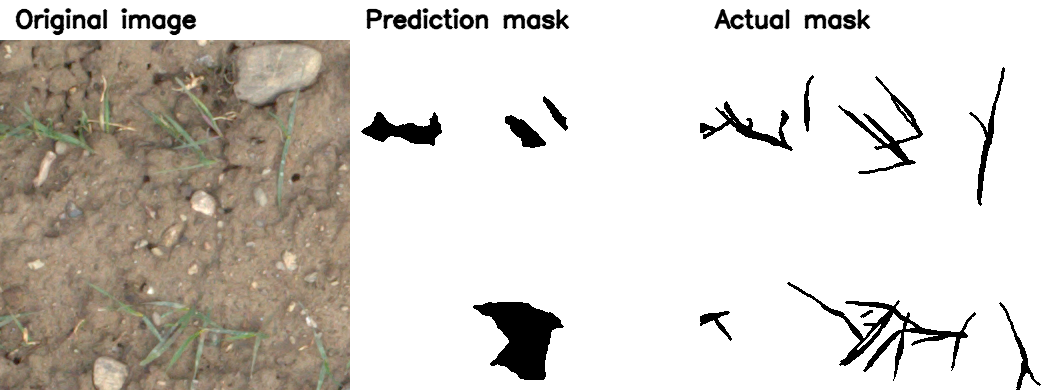
#> input picture output/method1/visuals/FPWW0180049_RGB1_20170308_113954_6.png, 1050 x 390 px
$ python -i method3.py   (imports and definitions only)
#> lines starting #> are read from the running program, lines starting #| are printed output that depends on the picture; after the words box and inside, x2 and y2 are one past the last pixel; in counts of white or black regions, pixels touching at a corner belong together
#> further down, picture is the input picture: shape (390, 1050, 3); mean B, G, R 201.6, 207.7, 212.3
import json
import time
import cv2
import numpy as np
from pathlib import Path
from sklearn.ensemble import RandomForestClassifier
from sklearn.model_selection import GridSearchCV
import joblib


# [88 lines left out: functions image_to_mask, compute_metrics, visuals, compute_lbp, not called in this run]


def compute_lbp_image(gray):

    h, w = gray.shape
    # Use int16 to avoid overflow during the 8-step bit accumulation (max value = 255)
    lbp = np.zeros((h, w), dtype=np.int16)

    #pad the image with zeros on all sides
    padded = np.pad(gray, 1, mode='constant', constant_values=0)

    # 8 neighbour offsets (row_offset, col_offset) clockwise from top-left
    offsets = [(-1, -1), (-1, 0), (-1, 1),
               (0, 1), (1, 1), (1, 0),
               (1, -1), (0, -1)]

    centre = padded[1:h+1, 1:w+1].astype(np.int16)

    for i, (dy, dx) in enumerate(offsets):
        neighbour = padded[1+dy:h+1+dy, 1+dx:w+1+dx].astype(np.int16)
        lbp += ((neighbour >= centre).astype(np.int16)) << i

    return lbp.astype(np.uint8)  # safe: accumulated value is in [0, 255]


def extract_features(img_bgr: np.ndarray) -> np.ndarray:

    h, w = img_bgr.shape[:2]
#> h = 390; w = 1050

    # normalise RGB to [0, 1]
    img_float = img_bgr.astype(np.float32) / 255.0
    b_ch = img_float[:, :, 0]
    g_ch = img_float[:, :, 1]
    r_ch = img_float[:, :, 2]

    #convert to HSV
    hsv = cv2.cvtColor(img_bgr, cv2.COLOR_BGR2HSV)
#> hsv: shape (390, 1050, 3); mean H, S, V 5.4, 18.8, 212.5
    hsv_float = hsv.astype(np.float32)
#> hsv_float: shape (390, 1050, 3) float32; mean H, S, V 5.4, 18.8, 213
    hsv_float[:, :, 0] /= 180.0   # H range is 0-180 in OpenCV
#> hsv_float: shape (390, 1050, 3) float32; mean H, S, V 0, 18.8, 213
    hsv_float[:, :, 1] /= 255.0
#> hsv_float: shape (390, 1050, 3) float32; mean H, S, V 0, 0.1, 213
    hsv_float[:, :, 2] /= 255.0
#> hsv_float: shape (390, 1050, 3) float32; mean H, S, V 0.0299, 0.0737, 0.833

    # vegetation indices
    exg = 2.0 * g_ch - r_ch - b_ch    # excess green
    exr = 1.4 * r_ch - g_ch        # excess red
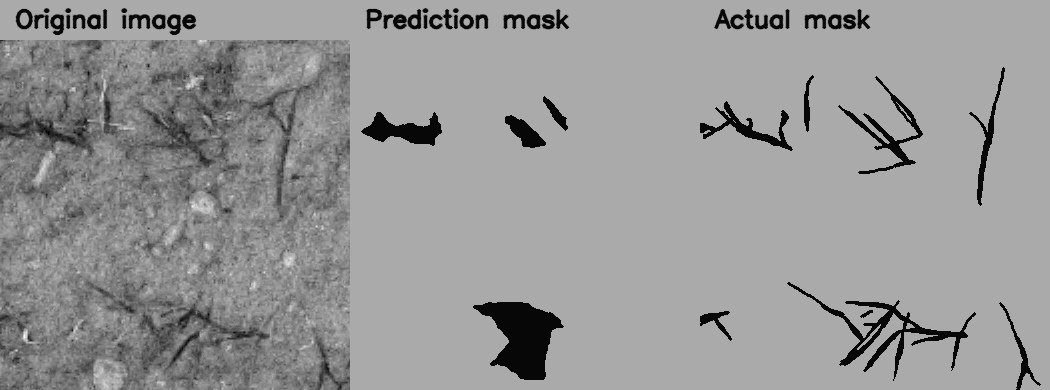
#> exr: shape (390, 1050) float32; min -0.0173, max 0.608, mean 0.351; drawn with min black and max white
    exg_minus_exr = exg - exr
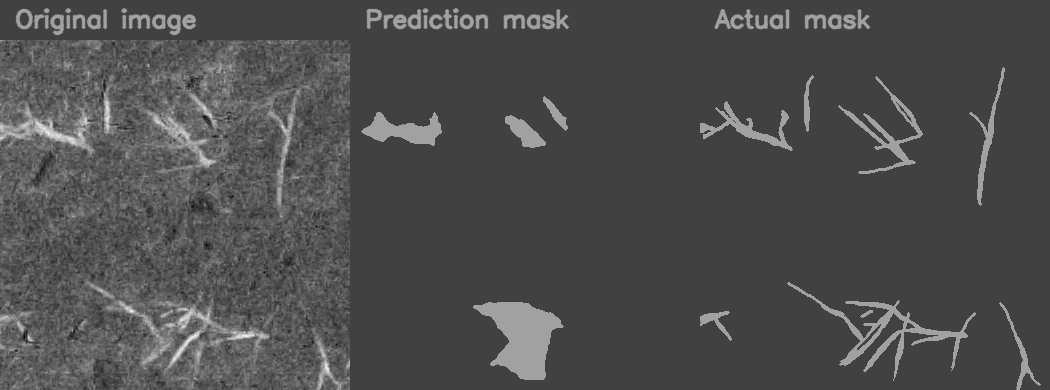
#> exg_minus_exr: shape (390, 1050) float32; min -0.674, max 0.393, mean -0.346; drawn with min black and max white

    #local statistics of green channel using box filter
    kernel_size = 5
    g_uint8 = (g_ch * 255).astype(np.uint8)
    local_mean = cv2.blur(g_ch, (kernel_size, kernel_size))

    # local std: std = sqrt(mean(x^2) - mean(x)^2)
    g_sq = g_ch ** 2
    local_mean_sq = cv2.blur(g_sq, (kernel_size, kernel_size))
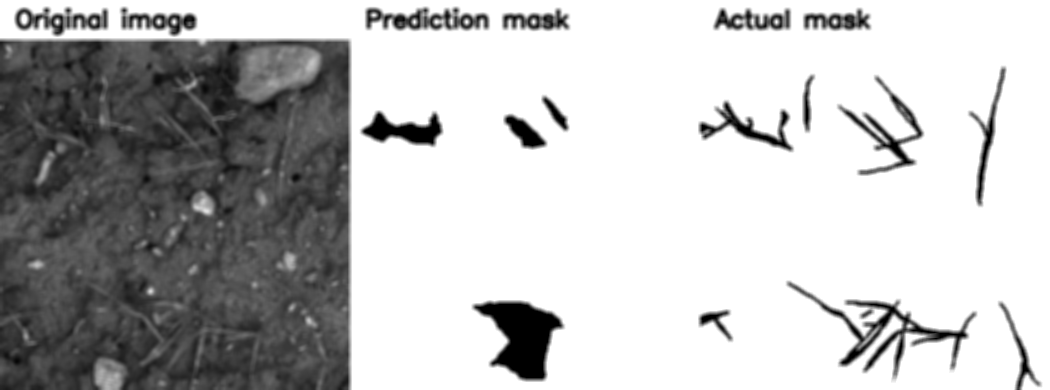
#> local_mean_sq: shape (390, 1050) float32; min 0, max 1, mean 0.741
    local_std = np.sqrt(np.maximum(local_mean_sq - local_mean ** 2, 0))
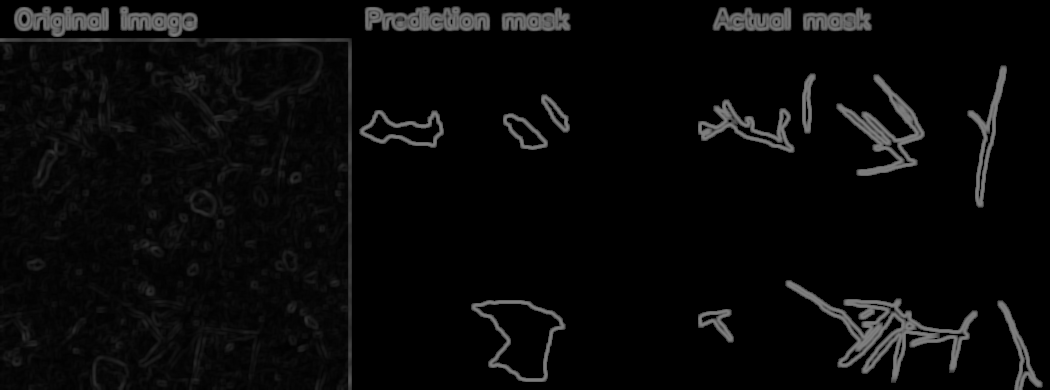
#> local_std: shape (390, 1050) float32; min 0, max 0.5, mean 0.0379

    # gaussian blur as a smoothed feature
    g_blurred = cv2.GaussianBlur(g_ch, (5, 5), sigmaX=1.0)

    # LBP texture
    gray = cv2.cvtColor(img_bgr, cv2.COLOR_BGR2GRAY)
    lbp = compute_lbp_image(gray)
#> the loop in compute_lbp_image, `for i, (dy, dx) in enumerate(offsets):` made 8 passes
#> pass 1, in compute_lbp_image, `neighbour = padded[1+dy:h+1+dy, 1+dx:w+1+dx].astype(np.int16)`:
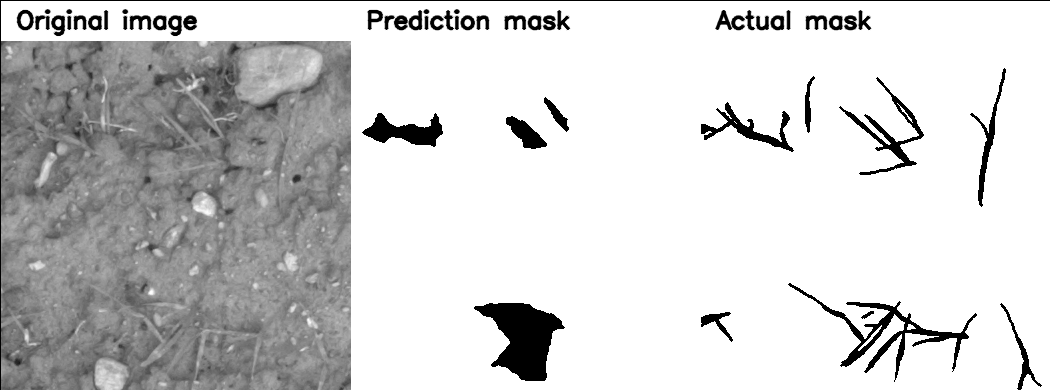
#> neighbour: shape (390, 1050) int16; min 0, max 255, mean 207.6
#> pass 1, in compute_lbp_image, `lbp += ((neighbour >= centre).astype(np.int16)) << i`:
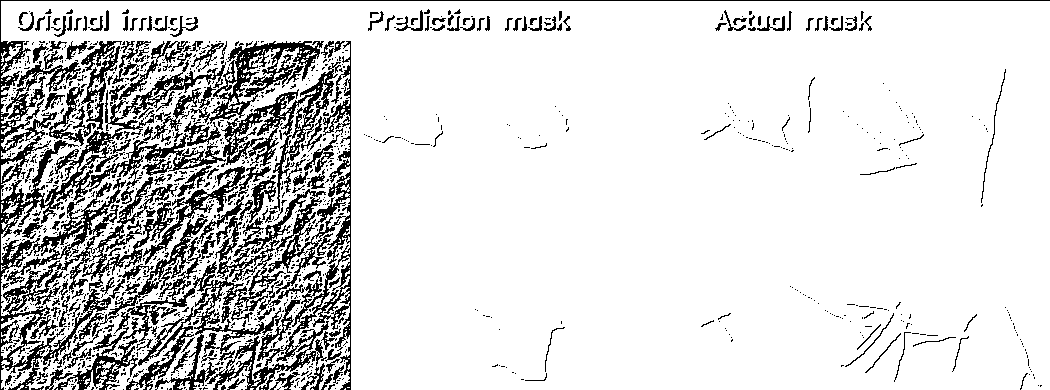
#> lbp: shape (390, 1050) int16; values 0 (black) and 1 (white), 84.7% white; black in thin lines or dots
#> after the loop in compute_lbp_image, `for i, (dy, dx) in enumerate(offsets):`:
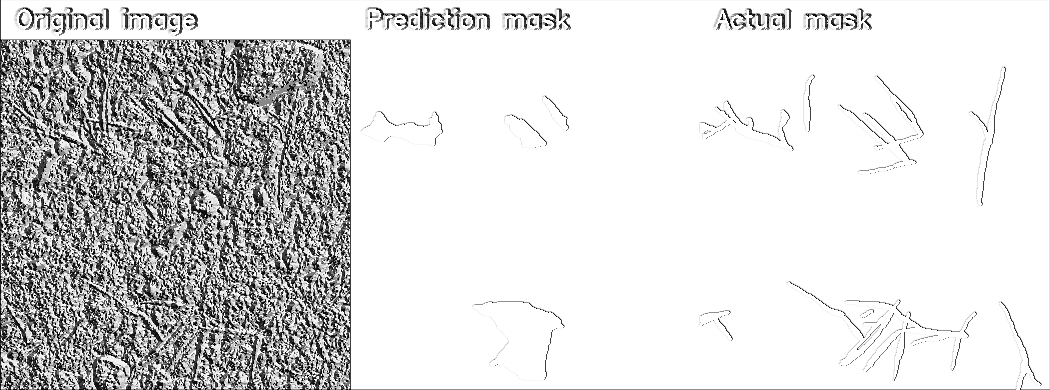
#> lbp: shape (390, 1050) int16; min 0, max 255, mean 216.7
    lbp_norm = lbp.astype(np.float32) / 255.0

    # stack all features: shape (H, W, 13)
    features = np.stack([
        r_ch, g_ch, b_ch,# RGB (3)
        hsv_float[:, :, 0], # H (1)
        hsv_float[:, :, 1], # S (1)
        hsv_float[:, :, 2], # V (1)
        exg, # ExG (1)
        exr, # ExR (1)
        exg_minus_exr, # ExG - ExR (1)
        local_mean, # local mean of G (1)
        local_std, # local std of G (1)
        g_blurred, # smoothed G (1)
        lbp_norm,                           # LBP (1)
    ], axis=-1)

    # reshape to (num_pixels, num_features)
    features_2d = features.reshape(-1, features.shape[-1])
    return features_2d


# [241 lines left out: functions sample_pixels, train_random_forest, predict_image, main, not called in this run]


# [11 lines not run here, left out]

>>> import cv2
>>> picture = cv2.imread('../../output/method1/visuals/FPWW0180049_RGB1_20170308_113954_6.png')
>>> result = extract_features(picture)

$ run again, on output/method1/visuals/FPWW0180049_RGB1_20170420_111709_6.png
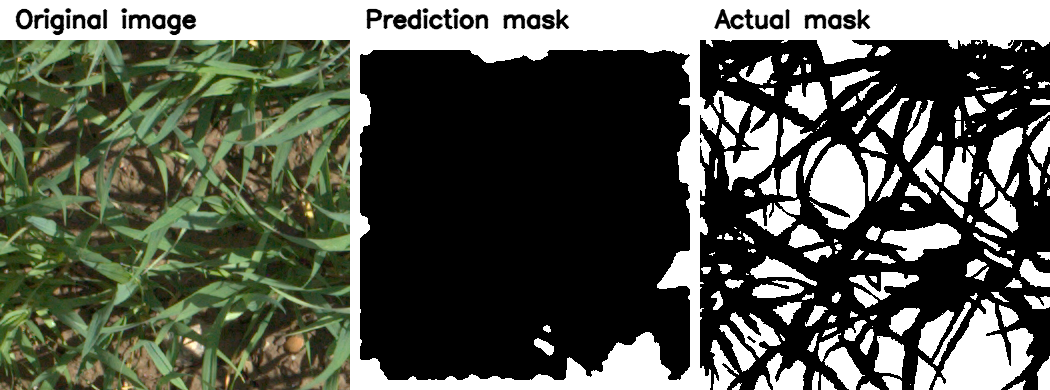
#> input picture output/method1/visuals/FPWW0180049_RGB1_20170420_111709_6.png, 1050 x 390 px
#> picture is the input picture: shape (390, 1050, 3); mean B, G, R 82.4, 92.9, 89.3
#> hsv: shape (390, 1050, 3); mean H, S, V 11.9, 33.6, 93.9
#> the loop in compute_lbp_image, `for i, (dy, dx) in enumerate(offsets):` made 8 passes
#> pass 1, in compute_lbp_image, `lbp += ((neighbour >= centre).astype(np.int16)) << i`:
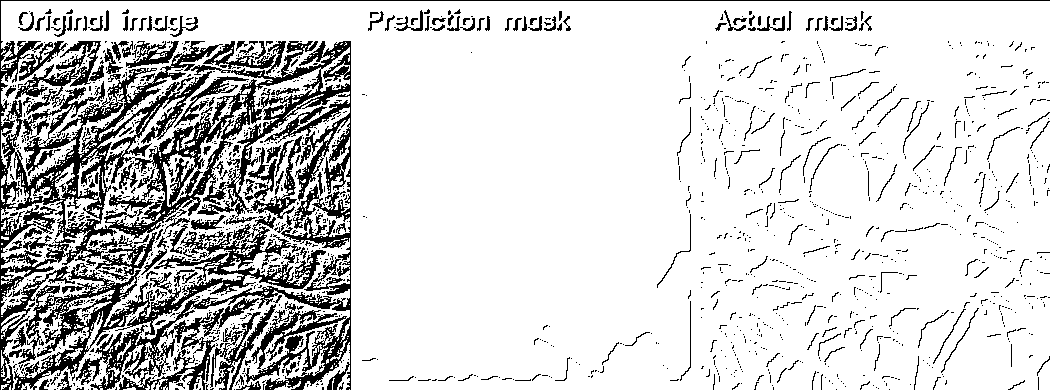
#> lbp: shape (390, 1050) int16; values 0 (black) and 1 (white), 82.7% white; 1622 black regions (1396 under 20 px), largest, box (x1, y1, x2, y2) and area: (0, 0, 1050, 390) 40207, (14, 213, 326, 390) 9201, (210, 304, 276, 390) 1281
#> after the loop in compute_lbp_image, `for i, (dy, dx) in enumerate(offsets):`:
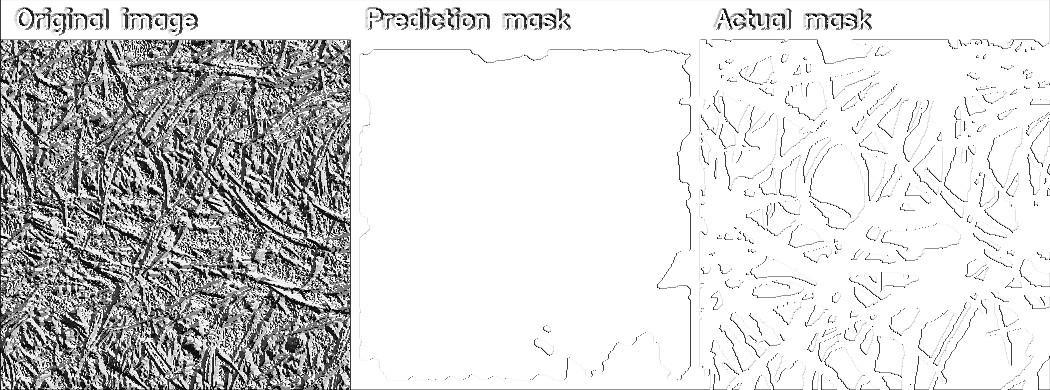
#> lbp: shape (390, 1050) int16; min 0, max 255, mean 214.1

$ run again, on output/method1/visuals/FPWW0180049_RGB1_20170517_142522_6.png
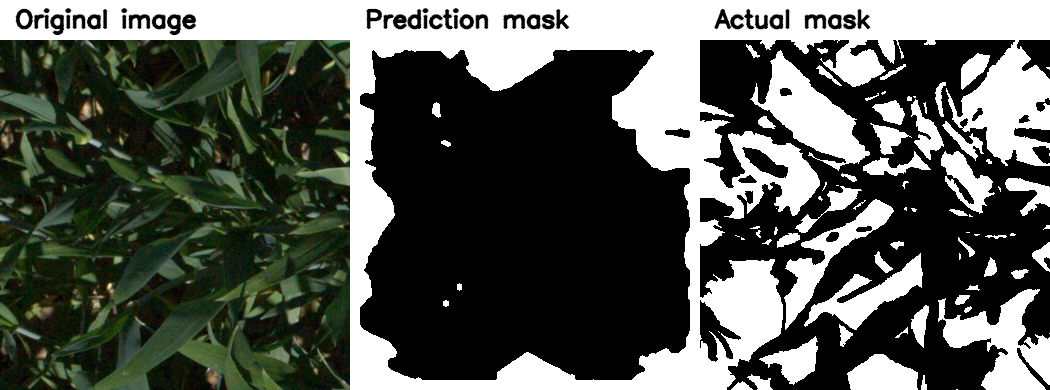
#> input picture output/method1/visuals/FPWW0180049_RGB1_20170517_142522_6.png, 1050 x 390 px
#> picture is the input picture: shape (390, 1050, 3); mean B, G, R 83.7, 90, 86.3
#> hsv: shape (390, 1050, 3); mean H, S, V 15, 44.4, 90.3
#> the loop in compute_lbp_image, `for i, (dy, dx) in enumerate(offsets):` made 8 passes
#> pass 1, in compute_lbp_image, `lbp += ((neighbour >= centre).astype(np.int16)) << i`:
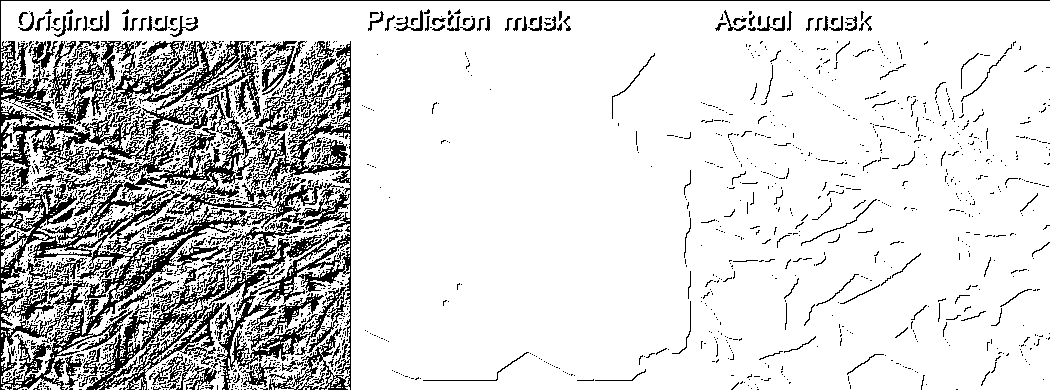
#> lbp: shape (390, 1050) int16; values 0 (black) and 1 (white), 83.6% white; black in thin lines or dots
#> after the loop in compute_lbp_image, `for i, (dy, dx) in enumerate(offsets):`:
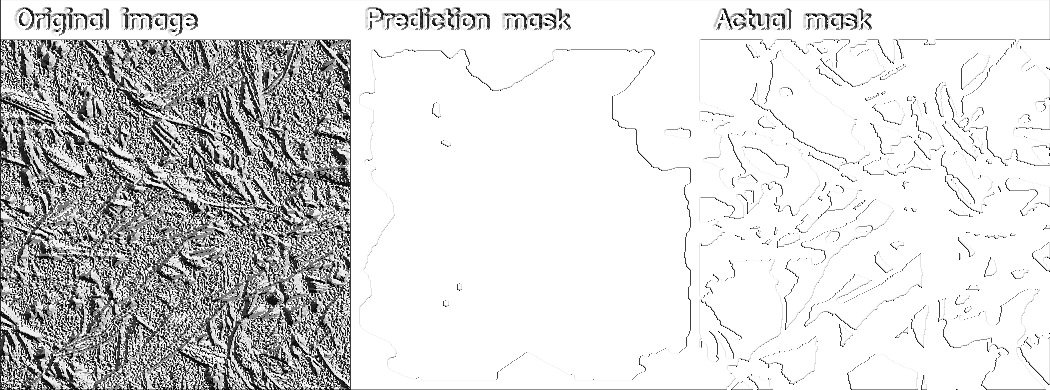
#> lbp: shape (390, 1050) int16; min 0, max 255, mean 216

$ run again, on output/method1/visuals/FPWW0180094_RGB1_20170308_114711_6.png
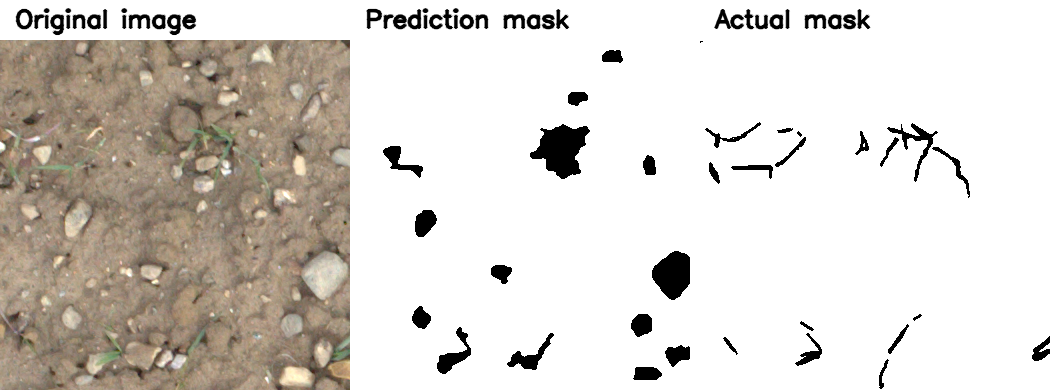
#> input picture output/method1/visuals/FPWW0180094_RGB1_20170308_114711_6.png, 1050 x 390 px
#> picture is the input picture: shape (390, 1050, 3); mean B, G, R 205.3, 211.3, 216.3
#> hsv: shape (390, 1050, 3); mean H, S, V 5.2, 18.1, 216.3
#> after the loop in compute_lbp_image, `for i, (dy, dx) in enumerate(offsets):`:
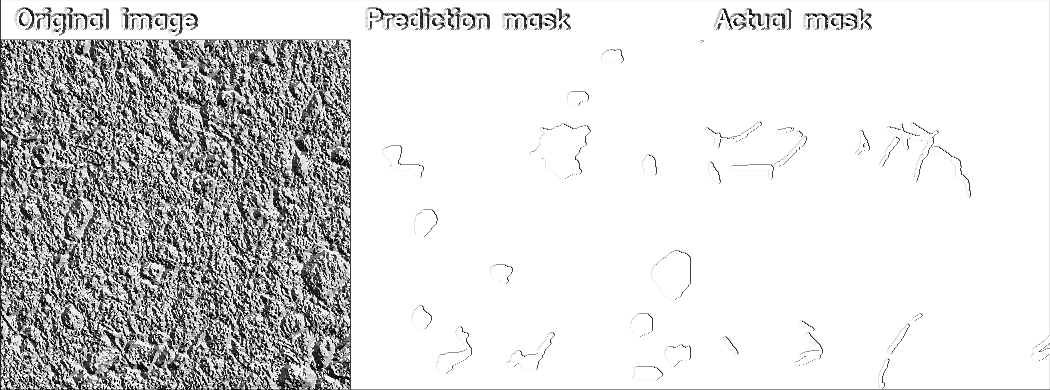
#> lbp: shape (390, 1050) int16; min 0, max 255, mean 216.9
